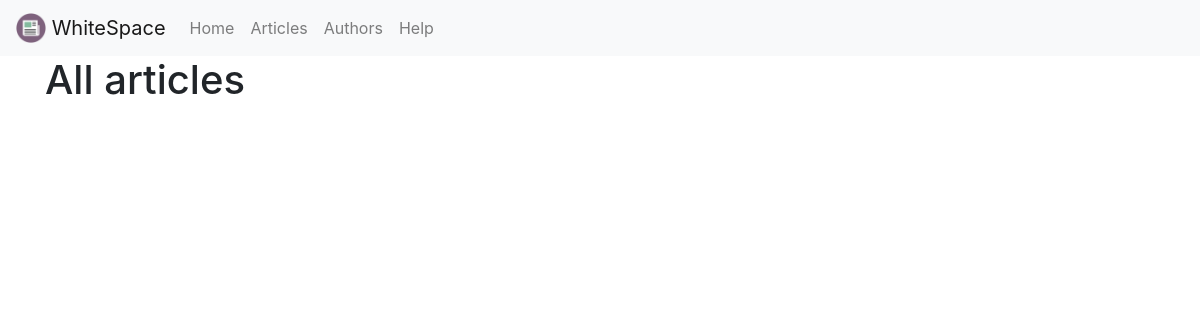
/home/articles/, run on an earlier commit of the app's database.
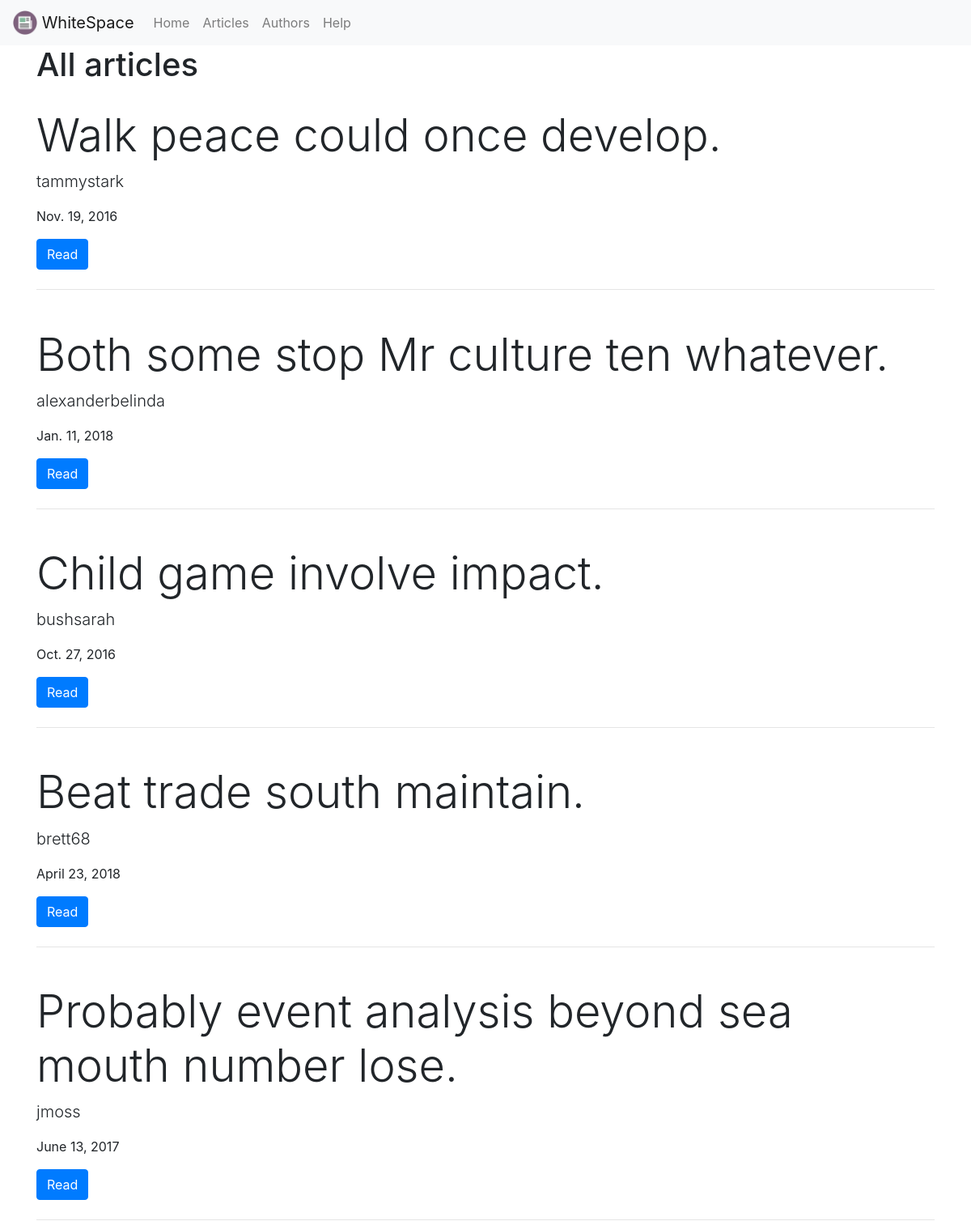
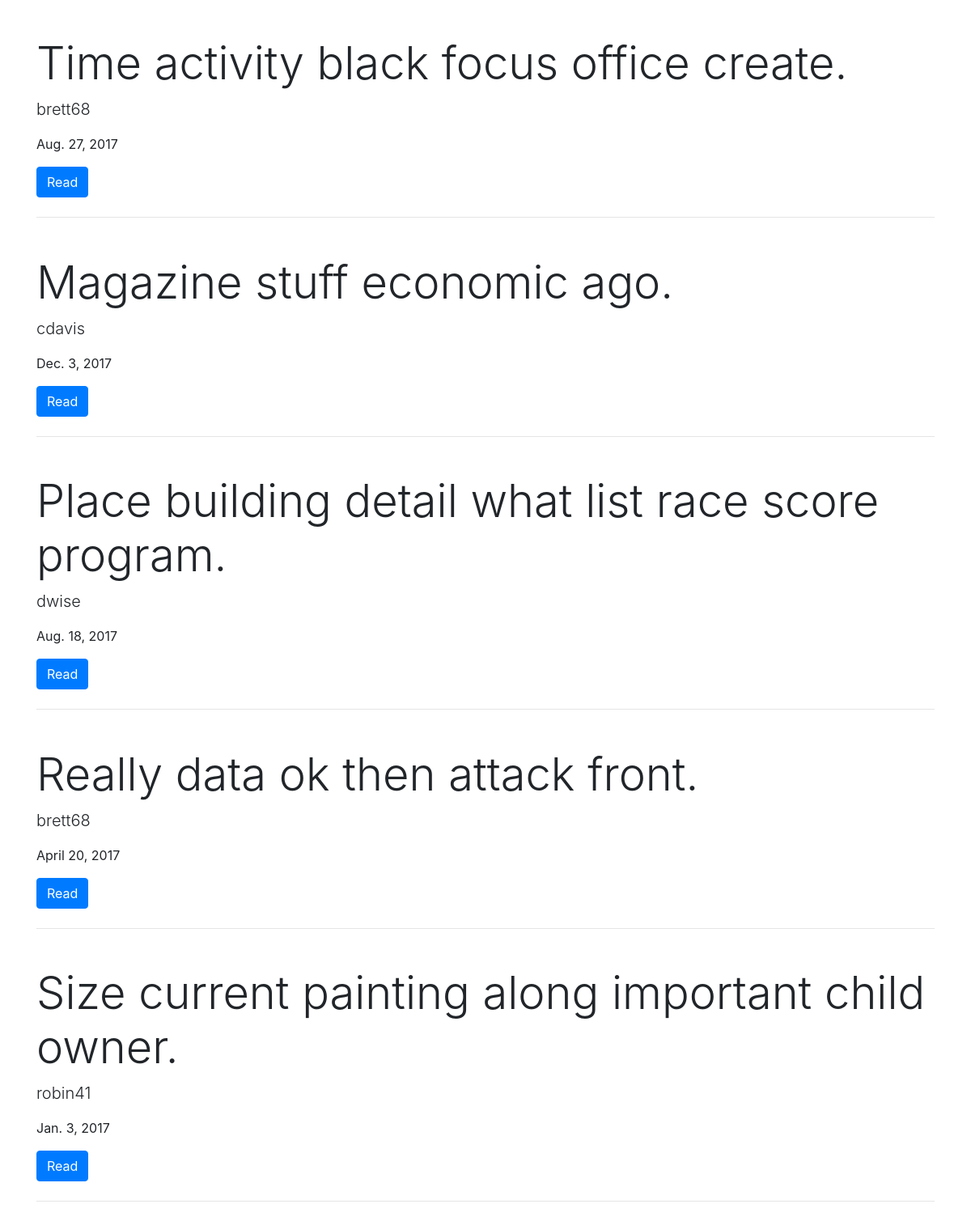
And on a later commit of the database (2 pictures, top to bottom).
### blog/models.py (models this page shows, shortened)
class Article(models.Model):
    title = models.CharField(max_length=100)
    text = models.TextField(blank=True,null=True)
    date_published = models.DateField('Date published')
    author = models.ForeignKey(User, on_delete=models.CASCADE)

class User(models.Model):
    name = models.CharField(max_length=100)
    username = models.CharField(max_length=100)
    email = models.EmailField(max_length=50, blank=True, null=True, unique=True)
    dob = models.DateField('Date of Birth')
    contact_no = models.CharField(max_length=20)
    address = models.CharField(max_length=250)
    sex = models.CharField(max_length=5)
    company = models.CharField(max_length=50)
    websites = models.CharField(max_length=100)
    def __str__(self):
        return self.username

### blog/views.py (the view)
def articles(request):
    article_obj = Article.objects.all()[:10]
    return render(request, 'blog/blog_all_articles.html', { 'articles' : article_obj})

### templates/blog/blog_all_articles.html
{% extends 'blog/blog_base.html' %}
{% block content %}
<div class="container">
    <div class="row">
        <div class="container">
            <h1>All articles</h1>
        </div>
    </div>
    <div class="row">
        {% for article in articles %}
        <div class="container">
            <div style="padding-top:2%">
                <h1 class="display-4">{{article.title}}</h1>
                <p class="lead">{{article.author}}</p>
                <p>{{article.date_published}}</p>
                <a class="btn btn-primary" href="#" role="button">Read</a>
                <hr class="my-4">
            </div>
        </div>
        {% endfor %}
    </div>
</div>
{% endblock %}

### templates/blog/blog_base.html (shortened to what this page needs)
{% load static %}
<!doctype html>
<html lang="en">
  <head>
    <link rel="stylesheet" href="https://stackpath.bootstrapcdn.com/bootstrap/4.1.0/css/bootstrap.min.css">
  </head>
  <body>
    <nav class="navbar navbar-expand-lg navbar-light bg-light">
        <a class="navbar-brand" href="#">
          <img src="{% static 'images/icon.png' %}" class="d-inline-block align-top" height="30px" width="30px" >
          WhiteSpace
        </a>
        <div class="collapse navbar-collapse" id="navbarNavAltMarkup">
          <div class="navbar-nav">
            <a class="nav-item nav-link" href="#">Home</a>
            <a class="nav-item nav-link" href="{% url 'blog:all_articles' %}">Articles</a>
            <a class="nav-item nav-link" href="#">Authors</a>
            <a class="nav-item nav-link" href="#">Help</a>
          </div>
        </div>
    </nav>
    {% block content %}
    {% endblock %}
  </body>
</html>

What changed in the data, as far as the page shows it:
added Article: title "Walk peace could once develop.", author "tammystark", date_published "Nov. 19, 2016"
added Article: title "Both some stop Mr culture ten whatever.", author "alexanderbelinda", date_published "Jan. 11, 2018"
added Article: title "Child game involve impact.", author "bushsarah", date_published "Oct. 27, 2016"
added Article: title "Beat trade south maintain.", author "brett68", date_published "April 23, 2018"
added Article: title "Probably event analysis beyond sea mouth number lose.", author "jmoss", date_published "June 13, 2017"
added Article: title "Time activity black focus office create.", author "brett68", date_published "Aug. 27, 2017"
added Article: title "Magazine stuff economic ago.", author "cdavis", date_published "Dec. 3, 2017"
added Article: title "Place building detail what list race score program.", author "dwise", date_published "Aug. 18, 2017"
added Article: title "Really data ok then attack front.", author "brett68", date_published "April 20, 2017"
added Article: title "Size current painting along important child owner.", author "robin41", date_published "Jan. 3, 2017"
